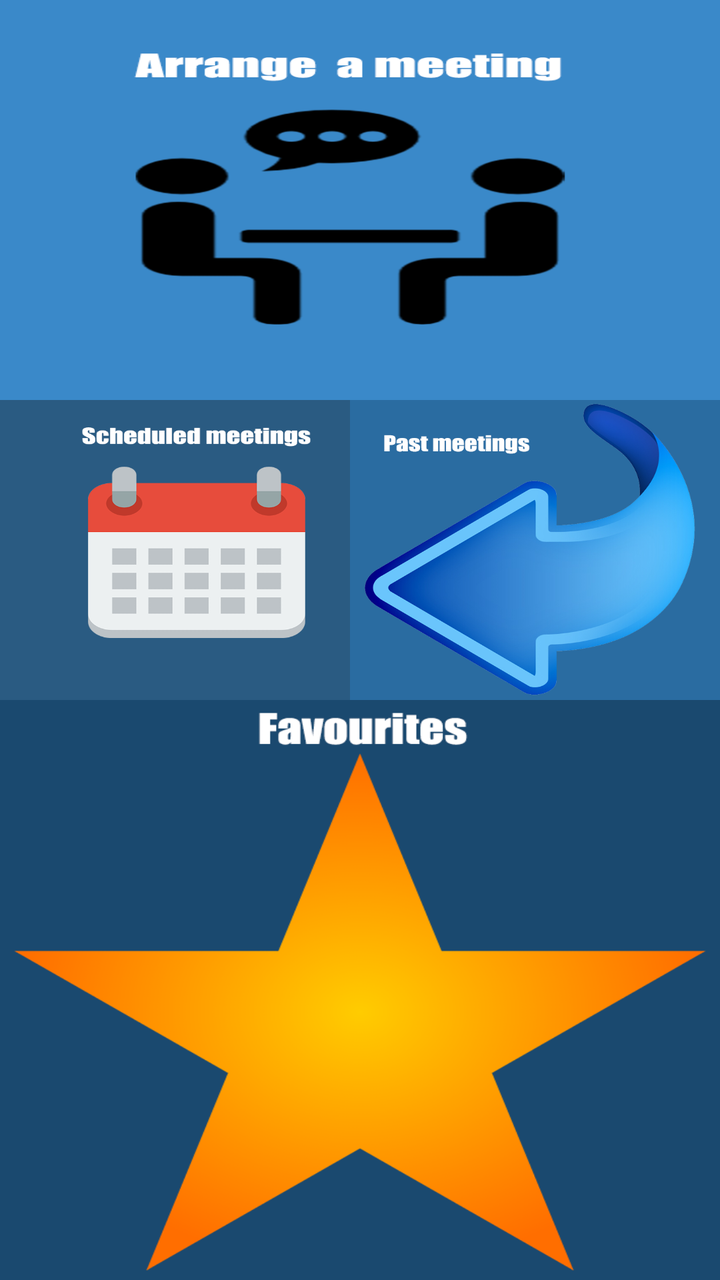
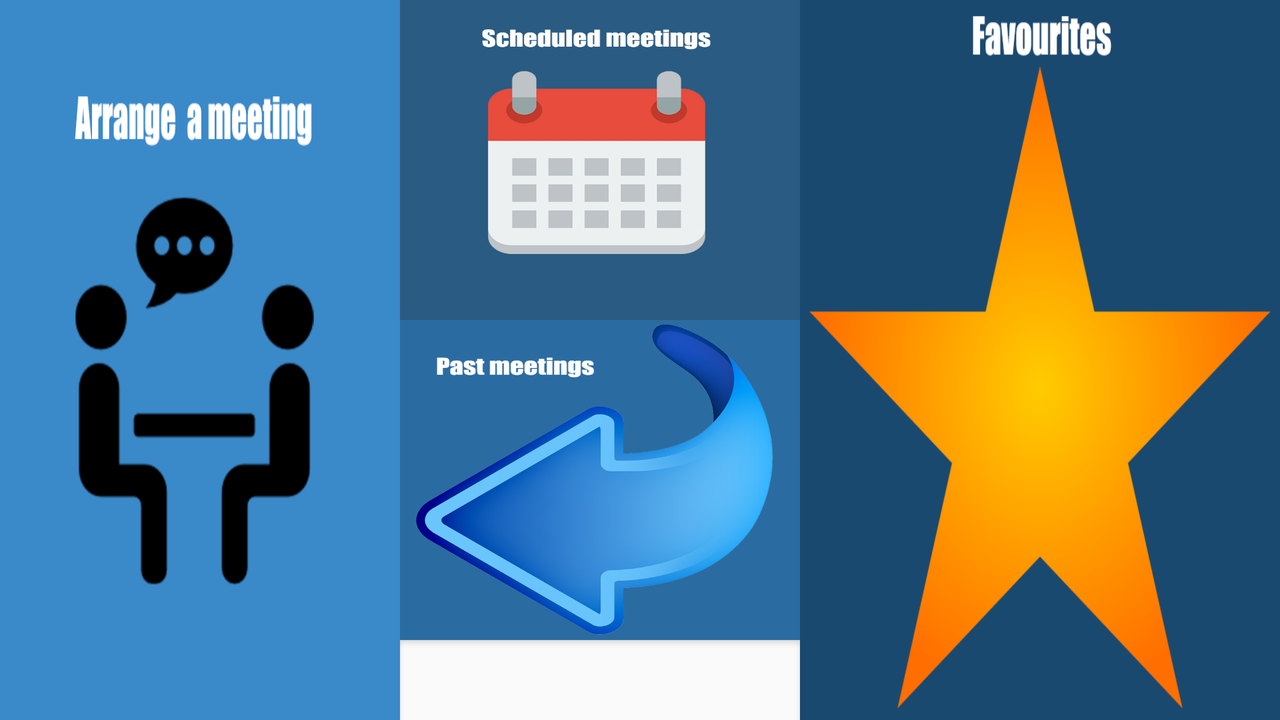

Compare how this app lays out the same screen by default and in its alternative resource folder. The renders come first, then the two layout files and the values they reference.
<!-- AndroidManifest.xml: application theme AppTheme -->
<!-- res/layout/content_menu.xml -->
<?xml version="1.0" encoding="utf-8"?>
<RelativeLayout xmlns:android="http://schemas.android.com/apk/res/android"
    xmlns:app="http://schemas.android.com/apk/res-auto"
    xmlns:tools="http://schemas.android.com/tools"
    android:layout_width="fill_parent"
    android:layout_height="fill_parent"
    android:paddingBottom="0dp"
    android:paddingLeft="0dp"
    android:paddingRight="0dp"

    android:paddingTop="0dp"

    tools:context="com.example.james.meetingplanner.Menu"
    tools:showIn="@layout/activity_menu">

    <Button
        android:layout_width="4000dp"
        android:layout_height="200dp"
        android:id="@+id/arrange"
        android:background = "@drawable/aam"
        android:adjustViewBounds="true"
        android:onClick="onClick"
        android:padding="0dp"
        android:scaleType="fitXY"
        android:layout_alignParentTop="true"
        android:layout_centerHorizontal="true" />
    <Button

        android:layout_width="200dp"
        android:layout_height="150dp"
        android:id="@+id/viewCurrent"
        android:layout_below="@+id/arrange"
        android:layout_alignParentLeft="true"
        android:onClick="onClick"
        android:layout_alignParentStart="true"
        android:layout_marginLeft="0dp"
        android:layout_marginStart="0dp"
        android:layout_marginTop="0dp"
        android:padding="0dp"
        android:scaleType="fitXY"
        android:background ="@drawable/future"/>
    <Button
        android:layout_width="185dp"
        android:layout_height="150dp"
        android:id="@+id/viewPast"
        android:layout_below="@+id/arrange"
        android:layout_alignParentRight="true"
        android:onClick="onClick"
        android:layout_alignParentEnd="true"
        android:layout_marginBottom="0dp"
        android:background = "@drawable/pastm"
        android:scaleType="fitXY"
        android:padding="0dp" />
    <Button
        android:layout_width="400dp"
        android:layout_height="220dp"
        android:id="@+id/favs"
        android:layout_below="@+id/viewCurrent"
        android:layout_alignParentBottom="true"
        android:layout_centerHorizontal="true"
        android:onClick="onClick"
        android:layout_marginBottom="0dp"
        android:scaleType="fitXY"
        android:background = "@drawable/favs"
        android:padding="0dp" />


</RelativeLayout>
<!-- res/layout/activity_menu.xml (included above) -->
<?xml version="1.0" encoding="utf-8"?>
<android.support.design.widget.CoordinatorLayout xmlns:android="http://schemas.android.com/apk/res/android"
    xmlns:app="http://schemas.android.com/apk/res-auto"
    xmlns:tools="http://schemas.android.com/tools"
    android:layout_width="match_parent"
    android:layout_height="match_parent"
    android:fitsSystemWindows="true"
    tools:context="com.example.james.meetingplanner.Menu">

    <android.support.design.widget.AppBarLayout
        android:layout_width="match_parent"
        android:layout_height="wrap_content"
        android:theme="@style/AppTheme.AppBarOverlay">

    </android.support.design.widget.AppBarLayout>

    <include layout="@layout/content_menu" />

</android.support.design.widget.CoordinatorLayout>
<!-- resources referenced by this layout -->
<resources>
  <!-- drawable aam: png bitmap (drawable, 25500 bytes) -->
  <!-- drawable favs: png bitmap (drawable-nodpi, 39922 bytes) -->
  <!-- drawable future: png bitmap (drawable-nodpi, 21881 bytes) -->
  <!-- drawable pastm: png bitmap (drawable-nodpi, 163845 bytes) -->
  <style name="AppTheme.AppBarOverlay" parent="ThemeOverlay.AppCompat.Dark.ActionBar" />
  <style name="AppTheme" parent="Theme.AppCompat.Light.DarkActionBar">
          
          <item name="colorPrimary">@color/colorPrimary</item>
          <item name="colorPrimaryDark">@color/colorPrimaryDark</item>
          <item name="colorAccent">@color/colorAccent</item>
          <item name="android:navigationBarColor">@color/colorPrimary</item>
  
  
      </style>
  <color name="colorPrimary">#668cff</color>
  <color name="colorPrimaryDark">#303F9F</color>
  <color name="colorAccent">#FF4081</color>
</resources>
<!-- res/layout-land/content_menu.xml (the repository's variant of the layout above) -->
<!-- drawn on the phone turned sideways -->
<?xml version="1.0" encoding="utf-8"?>
<RelativeLayout xmlns:android="http://schemas.android.com/apk/res/android"
    xmlns:app="http://schemas.android.com/apk/res-auto"
    xmlns:tools="http://schemas.android.com/tools"
    android:layout_width="fill_parent"
    android:layout_height="fill_parent"
    android:paddingBottom="0dp"
    android:paddingLeft="0dp"
    android:paddingRight="0dp"

    android:paddingTop="0dp"

    tools:context="com.example.james.meetingplanner.Menu"
    tools:showIn="@layout/activity_menu">

    <Button
        android:layout_width="200dp"
        android:layout_height="400dp"
        android:id="@+id/arrange"
        android:background = "@drawable/aam"
        android:adjustViewBounds="true"
        android:onClick="onClick"
        android:padding="0dp"
        android:scaleType="fitXY"
        android:layout_alignParentTop="true"
        android:layout_centerVertical="true" />
    <Button

        android:layout_width="200dp"
        android:layout_height="160dp"
        android:id="@+id/viewCurrent"
        android:layout_alignParentLeft="true"
        android:onClick="onClick"
        android:layout_alignParentStart="true"
        android:layout_marginLeft="200dp"
        android:layout_marginStart="200dp"
        android:layout_marginTop="0dp"
        android:padding="0dp"
        android:scaleType="fitXY"
        android:background ="@drawable/future"/>
    <Button
        android:layout_width="200dp"
        android:layout_height="160dp"
        android:id="@+id/viewPast"
        android:layout_below="@+id/viewCurrent"

        android:onClick="onClick"
        android:layout_marginLeft="200dp"

        android:layout_marginBottom="0dp"
        android:background = "@drawable/pastm"
        android:scaleType="fitXY"
        android:padding="0dp" />
    <Button
        android:layout_width="400dp"
        android:layout_height="400dp"
        android:id="@+id/favs"
        android:layout_marginLeft="400dp"
        android:onClick="onClick"
        android:layout_marginBottom="0dp"
        android:scaleType="fitXY"
        android:background = "@drawable/favs"
        android:padding="0dp" />
  

</RelativeLayout>
<!-- res/layout/content_menu.xml (included above) -->
<?xml version="1.0" encoding="utf-8"?>
<RelativeLayout xmlns:android="http://schemas.android.com/apk/res/android"
    xmlns:app="http://schemas.android.com/apk/res-auto"
    xmlns:tools="http://schemas.android.com/tools"
    android:layout_width="fill_parent"
    android:layout_height="fill_parent"
    android:paddingBottom="0dp"
    android:paddingLeft="0dp"
    android:paddingRight="0dp"

    android:paddingTop="0dp"

    tools:context="com.example.james.meetingplanner.Menu"
    tools:showIn="@layout/activity_menu">

    <Button
        android:layout_width="4000dp"
        android:layout_height="200dp"
        android:id="@+id/arrange"
        android:background = "@drawable/aam"
        android:adjustViewBounds="true"
        android:onClick="onClick"
        android:padding="0dp"
        android:scaleType="fitXY"
        android:layout_alignParentTop="true"
        android:layout_centerHorizontal="true" />
    <Button

        android:layout_width="200dp"
        android:layout_height="150dp"
        android:id="@+id/viewCurrent"
        android:layout_below="@+id/arrange"
        android:layout_alignParentLeft="true"
        android:onClick="onClick"
        android:layout_alignParentStart="true"
        android:layout_marginLeft="0dp"
        android:layout_marginStart="0dp"
        android:layout_marginTop="0dp"
        android:padding="0dp"
        android:scaleType="fitXY"
        android:background ="@drawable/future"/>
    <Button
        android:layout_width="185dp"
        android:layout_height="150dp"
        android:id="@+id/viewPast"
        android:layout_below="@+id/arrange"
        android:layout_alignParentRight="true"
        android:onClick="onClick"
        android:layout_alignParentEnd="true"
        android:layout_marginBottom="0dp"
        android:background = "@drawable/pastm"
        android:scaleType="fitXY"
        android:padding="0dp" />
    <Button
        android:layout_width="400dp"
        android:layout_height="220dp"
        android:id="@+id/favs"
        android:layout_below="@+id/viewCurrent"
        android:layout_alignParentBottom="true"
        android:layout_centerHorizontal="true"
        android:onClick="onClick"
        android:layout_marginBottom="0dp"
        android:scaleType="fitXY"
        android:background = "@drawable/favs"
        android:padding="0dp" />


</RelativeLayout>
